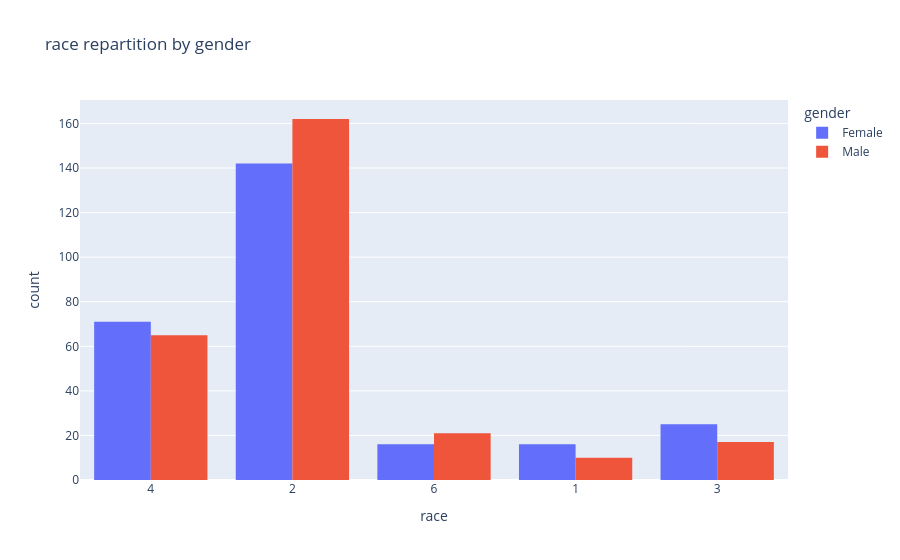

The notebook cell saved with this chart:
### Markdown cell above
About Race repartition :

### Code cell
# race  
fig = px.histogram(
    perso_df, 
    x='race', 
    color='gender', 
    barmode='group',  # barres côte à côte (ou 'stack' pour empilées)
    title='race repartition by gender'
)
#fig.update_layout(xaxis_title='Intended career', yaxis_title='Count')
fig.show()

### Figure 1 — Plotly figure (JSON) as saved in the notebook; plotly's stock layout.template omitted (floating-point values rounded to 4 significant figures; data arrays with more than 128 entries replaced by an {"elided": "..."} marker saying what was removed)
{"data": [{"alignmentgroup": "True", "bingroup": "x", "hovertemplate": "gender=Female<br>race=%{x}<br>count=%{y}<extra></extra>", "legendgroup": "Female", "marker": {"color": "#636efa", "pattern": {"shape": ""}}, "name": "Female", "offsetgroup": "Female", "orientation": "v", "showlegend": true, "type": "histogram", "x": {"elided": "274 str values"}, "xaxis": "x", "yaxis": "y"}, {"alignmentgroup": "True", "bingroup": "x", "hovertemplate": "gender=Male<br>race=%{x}<br>count=%{y}<extra></extra>", "legendgroup": "Male", "marker": {"color": "#EF553B", "pattern": {"shape": ""}}, "name": "Male", "offsetgroup": "Male", "orientation": "v", "showlegend": true, "type": "histogram", "x": {"elided": "277 str values"}, "xaxis": "x", "yaxis": "y"}], "layout": {"barmode": "group", "legend": {"title": {"text": "gender"}, "tracegroupgap": 0}, "title": {"text": "race repartition by gender"}, "xaxis": {"anchor": "y", "domain": [0, 1], "title": {"text": "race"}}, "yaxis": {"anchor": "x", "domain": [0, 1], "title": {"text": "count"}}}}
